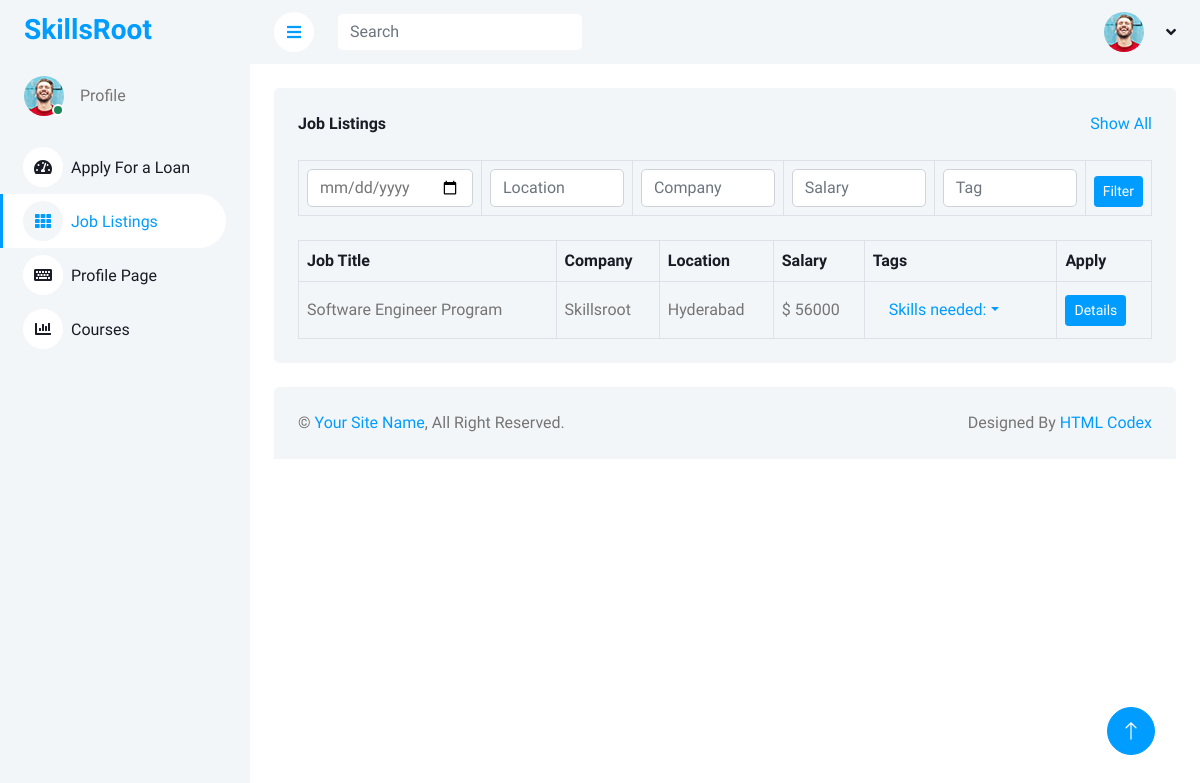
Page /viewJobs/ on the committed database.
### recapp/models.py (models this page shows, shortened)
class Job(models.Model):
    job_title = models.CharField(max_length=200, null=True)
    salary = models.CharField(max_length=200, null=True)
    company = models.ForeignKey(Company, on_delete=models.DO_NOTHING)
    deadline = models.DateTimeField(null=True)
    location = models.CharField(max_length=800)
    skills = models.ManyToManyField(Skill)

class Company(models.Model):
    name = models.CharField(max_length=200, null=True)
    email = models.EmailField(max_length=200, null=True)
    address = models.CharField(max_length=200, null=True)
    user = models.OneToOneField(User, on_delete=models.DO_NOTHING)

### clientapp/views.py (the view)
# urls.py: path('viewJobs', viewJobs, name='viewJobs'),
def viewJobs(request):
    jobs = Job.objects.all()
    return render(request, 'clientapp/viewJobs.html', {'jobs': jobs, 'user': request.user})

### clientapp/templates/clientapp/viewJobs.html (shortened to what this page needs)
{% load static %}
<!DOCTYPE html>
<html lang="en">
  <head>
    <link
      href="https://cdnjs.cloudflare.com/ajax/libs/font-awesome/5.10.0/css/all.min.css"
      rel="stylesheet"
    />
    <link
      href="https://cdn.jsdelivr.net/npm/bootstrap-icons@1.4.1/font/bootstrap-icons.css"
      rel="stylesheet"
    />
    <link
      href="{% static 'lib/owlcarousel/assets/owl.carousel.min.css' %}"
      rel="stylesheet"
    />
    <link
      href="{% static 'lib/tempusdominus/css/tempusdominus-bootstrap-4.min.css' %}"
      rel="stylesheet"
    />
    <link href="{% static 'css/bootstrap.min.css' %}" rel="stylesheet" />
    <link href="{% static 'css/style.css' %}" rel="stylesheet" />
  </head>
  <body>
    <div class="container-xxl position-relative bg-white d-flex p-0">
        <div class="sidebar pe-4 pb-3">
          <nav class="navbar bg-light navbar-light">
            <a href="index.html" class="navbar-brand mx-4 mb-3">
              <h3 class="text-primary"></i>SkillsRoot
              </h3>
            </a>
            <div class="d-flex align-items-center ms-4 mb-4">
              <div class="position-relative">
                <img
                  class="rounded-circle"
                  src="{% static 'img/user.jpg' %}"
                  alt=""
                  style="width: 40px; height: 40px"
                />
                <div
                  class="bg-success rounded-circle border border-2 border-white position-absolute end-0 bottom-0 p-1"
                ></div>
              </div>
              <div class="ms-3">
                <span>Profile</span>
              </div>
            </div>
            <div class="navbar-nav w-100">
              <a href="{% url 'applyLoans' %}" class="nav-item nav-link"
                ><i class="fa fa-tachometer-alt me-2"></i>Apply For a Loan</a
              >
              <a href="{% url 'viewJobs' %}" class="nav-item nav-link active"
                ><i class="fa fa-th me-2"></i>Job Listings</a
              >
              <a href="{% url 'profilePage' %}" class="nav-item nav-link"
                ><i class="fa fa-keyboard me-2"></i>Profile Page</a
              >
              <a href="{% url 'coursesPage' %}" class="nav-item nav-link"
                ><i class="fa fa-chart-bar me-2"></i>Courses</a
              >
            </div>
          </div>
        </div>
      <div class="content">
        <nav
          class="navbar navbar-expand bg-light navbar-light sticky-top px-4 py-0"
        >
          <a href="#" class="sidebar-toggler flex-shrink-0">
            <i class="fa fa-bars"></i>
          </a>
          <form class="d-none d-md-flex ms-4">
            <input
              class="form-control border-0"
              type="search"
              placeholder="Search"
            />
          </form>
          <div class="navbar-nav align-items-center ms-auto">
            <div class="nav-item dropdown">
              <a
                href="#"
                class="nav-link dropdown-toggle"
                data-bs-toggle="dropdown"
              >
                <img
                  class="rounded-circle me-lg-2"
                  src="{% static 'img/user.jpg' %}"
                  alt=""
                  style="width: 40px; height: 40px"
                />
              </a>
            </div>
          </div>
        </nav>
        <div class="container-fluid pt-4 px-4">
          <div class="row g-4">
            <div class="col-sm-12 col-xl-12">
              <div class="bg-light rounded h-100 p-4">
                <div
                  class="d-flex align-items-center justify-content-between mb-4"
                >
                  <h6 class="mb-0">Job Listings</h6>
                  <a href="">Show All</a>
                </div>
                <div class="table-responsive">
                  <table
                    class="table text-start align-middle table-bordered table-hover mb-0"
                  ><thead>
                    <tr class="text-dark">
                      <th scope="col">
                        <input type="date" class="form-control"
                            placeholder="name@example.com">
                      </th>
                      <th>
                        <input type="text" class="form-control"                                        placeholder="Location">
                          </th>
                          <th>
                            <input type="text" class="form-control"
                                            placeholder="Company">
                              </th>
                              <th>
                                <input type="text" class="form-control"
                                                placeholder="Salary">
                              </th>
                              <th>
                                <input type="text" class="form-control"
                                placeholder="Tag">
                              <th>
                                <a class="btn btn-sm btn-primary" href="">Filter</a>
                              </th>
                        </tr>
                      </thead>
                  </table>
                </div>
                <br>
                <div class="table-responsive">
                  <table
                    class="table text-start align-middle table-bordered table-hover mb-0"
                  >
                    <thead>
                      <tr class="text-dark">
                        <th scope="col">Job Title</th>
                        <th scope="col">Company</th>
                        <th scope="col">Location</th>
                        <th scope="col">Salary</th>
                        <th scope="col">Tags</th>
                        <th scope="col">Apply</th>
                      </tr>
                    </thead>
                    <tbody>
                      {% for job in jobs %}
                      <tr>
                        <td>{{job.job_title}}</td>
                        <td>{{job.company.name}}</td>
                        <td>{{job.location}}</td>
                        <td>$ {{job.salary}}</td>
                        <td><div class="nav-item dropdown">
                          <a
                            href="#"
                            class="nav-link dropdown-toggle"
                            data-bs-toggle="dropdown"
                            ></i>Skills needed:</a
                          >
                          </td>
                          <td>
                            <a class="btn btn-sm btn-primary" href="">Details</a>
                          </td>
                      </tr>
                      {% endfor %}
                    </tbody>
                  </table>
                </div>
              </div>
            </div>
          </div>
        </div>
        <div class="container-fluid pt-4 px-4">
          <div class="bg-light rounded-top p-4">
            <div class="row">
              <div class="col-12 col-sm-6 text-center text-sm-start">
                &copy; <a href="#">Your Site Name</a>, All Right Reserved.
              </div>
              <div class="col-12 col-sm-6 text-center text-sm-end">
                Designed By <a href="https://htmlcodex.com">HTML Codex</a>
              </div>
            </div>
          </div>
        </div>
      </div>
      <a href="#" class="btn btn-lg btn-primary btn-lg-square back-to-top"
        ><i class="bi bi-arrow-up"></i
      ></a>
  </body>
</html>

### skillsroot/static/css/style.css (style rules this page uses)
:root { --primary: #009CFF; --light: #F3F6F9; --dark: #191C24; }
.back-to-top { position: fixed; display: none; right: 45px; bottom: 45px; z-index: 99; }
.btn { transition: .5s; }
.btn.btn-primary { color: #FFFFFF; }
.btn-lg-square { width: 48px; height: 48px; }
.btn-square, .btn-sm-square, .btn-lg-square { padding: 0; display: inline-flex; align-items: center; justify-content: center; font-weight: normal; border-radius: 50px; }
.sidebar { position: fixed; top: 0; left: 0; bottom: 0; width: 250px; height: 100vh; overflow-y: auto; background: var(--light); transition: 0.5s; z-index: 999; }
.content { margin-left: 250px; min-height: 100vh; background: #FFFFFF; transition: 0.5s; }
@media (min-width: 992px) { .sidebar { margin-left: 0; } }
@media (min-width: 992px) { .content { width: calc(100% - 250px); } }
.sidebar .navbar .navbar-nav .nav-link { padding: 7px 20px; color: var(--dark); font-weight: 500; border-left: 3px solid var(--light); border-radius: 0 30px 30px 0; outline: none; }
.sidebar .navbar .navbar-nav .nav-link:hover, .sidebar .navbar .navbar-nav .nav-link.active { color: var(--primary); background: #FFFFFF; border-color: var(--primary); }
.sidebar .navbar .navbar-nav .nav-link i { width: 40px; height: 40px; display: inline-flex; align-items: center; justify-content: center; background: #FFFFFF; border-radius: 40px; }
.sidebar .navbar .navbar-nav .nav-link:hover i, .sidebar .navbar .navbar-nav .nav-link.active i { background: var(--light); }
.content .navbar .navbar-nav .nav-link { margin-left: 25px; padding: 12px 0; color: var(--dark); outline: none; }
.content .navbar .sidebar-toggler, .content .navbar .navbar-nav .nav-link i { width: 40px; height: 40px; display: inline-flex; align-items: center; justify-content: center; background: #FFFFFF; border-radius: 40px; }
.content .navbar .dropdown-toggle::after { margin-left: 6px; vertical-align: middle; border: none; content: "\f107"; font-family: "Font Awesome 5 Free"; font-weight: 900; transition: .5s; }

### rows in the picture
Job: job_title "Software Engineer Program", company.name "Skillsroot", location "Hyderabad", salary "56000"
